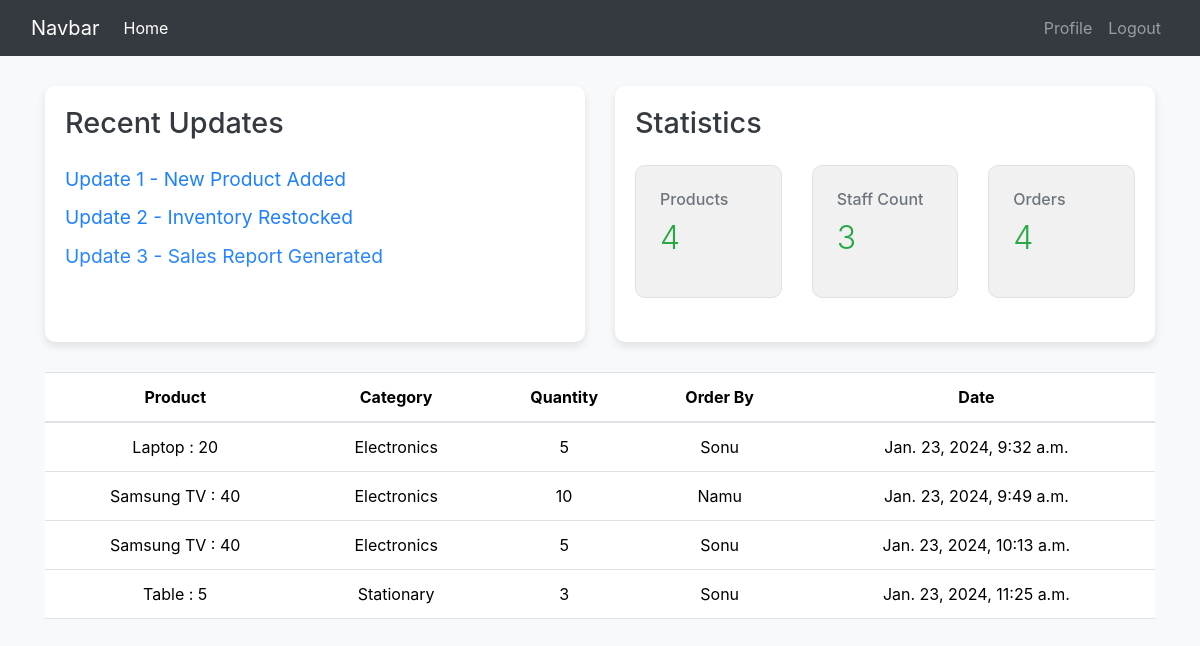
The app's page /order/ (signed in), older data.
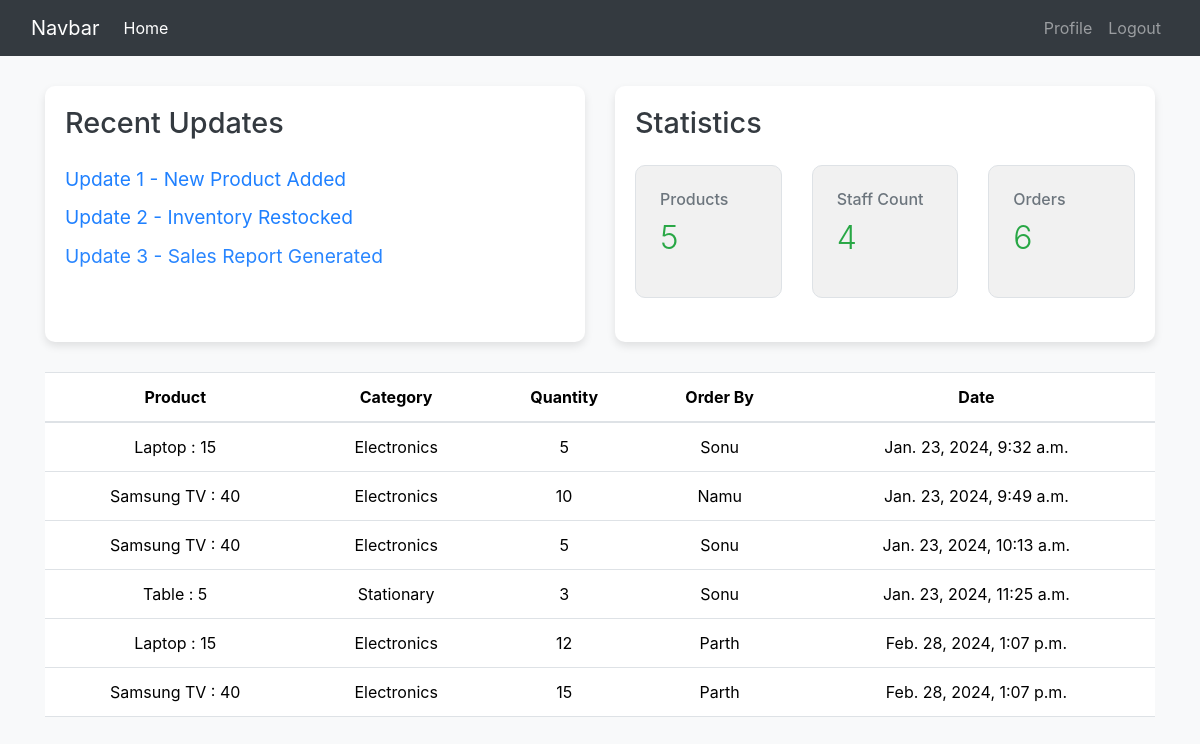
The same page, newer data.
### dashboard/models.py (models this page shows, shortened)
class Order(models.Model):
    product=models.ForeignKey(Product,on_delete=models.CASCADE,null=True)
    staff=models.ForeignKey(User,models.CASCADE,null=True)
    order_quantity=models.PositiveBigIntegerField(null=True)
    date=models.DateTimeField(auto_now_add=True)

class Product(models.Model):
    name=models.CharField(max_length=100,null=True)
    category=models.CharField(max_length=100,choices=CATEGORY,null=True)
    quantity=models.PositiveBigIntegerField(null=True)
    def __str__(self):
        return f'{self.name} : {self.quantity}'

### dashboard/views.py (the view)
# urls.py: path("order/",views.order,name='order'),
@login_required(login_url='user-login')
def order(request):
    orders=Order.objects.all()
    order_count=orders.count()
    worker_count=User.objects.all().count()
    product_count=Product.objects.all().count()
    context={
        'orders':orders,
        'worker_count':worker_count,
        'order_count':order_count,
        'product_count':product_count
    }
    return render(request,'order.html',context)

### templates/order.html (shortened to what this page needs)
{%extends 'base.html'%}
{%block content%}
{%include 'topnav.html'%}
<body>
<div class="container">
  <table class="table">
    <thead>
      <tr>
        <th>Product</th>
        <th>Category</th>
        <th>Quantity</th>
        <th>Order By</th>
        <th>Date</th>
      </tr>
    </thead>
    <tbody>
      {%for order in orders%}
      <tr>
        <td>{{order.product}}</td>
        <td>{{order.product.category}}</td>
        <td>{{order.order_quantity}}</td>
        <td>{{order.staff.username}}</td>
        <td>{{order.date}}</td>
      </tr>
      {%endfor%}
    </tbody>
  </table>
</div>
</body>
{%endblock%}

### templates/base.html (shortened to what this page needs)
<!doctype html>
<html lang="en">
  <head>
    <link href="https://cdn.jsdelivr.net/npm/bootstrap@5.3.2/dist/css/bootstrap.min.css" rel="stylesheet">
    <link rel="stylesheet" href="https://stackpath.bootstrapcdn.com/bootstrap/4.3.1/css/bootstrap.min.css">
  </head>
  <body>
    {%include 'nav.html'%}
    {%block content%}
    {%endblock%}
  </body>
</html>

### templates/nav.html (shortened to what this page needs)
<nav class="navbar navbar-expand-lg navbar-dark bg-dark">
  {%if user.is_authenticated%}
  <div class="container-fluid justify-content-between">
      <a class="navbar-brand" href="{% url 'index' %}">Navbar</a>
      <div class="collapse navbar-collapse" id="navbarNav">
          <ul class="navbar-nav">
              <li class="nav-item">
                  <a class="nav-link active" aria-current="page" href="{% url 'index' %}">Home</a>
              </li>
          </ul>
          <ul class="navbar-nav ms-auto">
            <li class="nav-item">
              <a class="nav-link" href="{%url 'profile'%}">Profile</a>
          </li>
            <li class="nav-item">
              <a class="nav-link" href="{%url 'user-logout'%}">Logout</a>
          </li>
          </ul>
          {%endif%}
      </div>
  </div>
</nav>

### templates/topnav.html (shortened to what this page needs)
<body>
<div class="container">
  <div class="row">
    <div class="col-md-6 d-flex">
      <div class="card w-100 h-100">
        <div class="card-body">
          <h5 class="card-title">Recent Updates</h5>
          <ul class="updates-list" id="updates-list">
            <li>Update 1 - New Product Added</li>
            <li>Update 2 - Inventory Restocked</li>
            <li>Update 3 - Sales Report Generated</li>
          </ul>
        </div>
      </div>
    </div>
    <div class="col-md-6 d-flex">
      <div class="card w-100 h-100">
        <div class="card-body">
          <h5 class="card-title">Statistics</h5>
          <div class="row">
            <div class="col-md-4">
              <a href="/product" style="text-decoration: none;">
                <div class="statistic-box">
                  <h6>Products</h6>
                  <p class="display-4">{{product_count}}</p>
                </div>
              </a>
            </div>
            <div class="col-md-4">
              <a href="/staff" style="text-decoration: none;">
                <div class="statistic-box">
                  <h6>Staff Count</h6>
                  <p class="display-4">{{worker_count}}</p>
                </div>
              </a>
            </div>
            <div class="col-md-4">
              <a href="/order" style="text-decoration: none;">
                <div class="statistic-box">
                  <h6>Orders</h6>
                  <p class="display-4">{{order_count}}</p>
                </div>
              </a>
            </div>
          </div>
        </div>
      </div>
    </div>
  </div>
</div>
</body>
</html>

### templates/topnav.html (style rules this page uses)
body { background-color: #f8f9fa; }
.container { margin-top: 30px; }
.card { background-color: #ffffff; border: none; border-radius: 10px; box-shadow: 0 4px 8px rgba(0,0,0,0.1); }
.card-title { font-size: 1.8rem; margin-bottom: 1.5rem; color: #343a40; }
.updates-list { list-style-type: none; padding: 0; }
.updates-list li { display: none; margin-bottom: 10px; font-size: 1.2rem; color: #1f80ff; }
.statistic-box { background-color: #f1f1f1; border: 1px solid #dee2e6; border-radius: 10px; padding: 1.5rem; margin-bottom: 1.5rem; }
.statistic-box h6 { color: #6c757d; }
.statistic-box p { font-size: 2rem; color: #28a745; margin-top: 10px; }

### templates/order.html (style rules this page uses)
body { background-color: #f8f9fa; }
.container { margin-top: 30px; }
table { width: 100%; }
th, td { padding: 15px; text-align: center; }
th { background-color: #000; color: #fff; }
tr:first-child { background-color: #000; color: #fff; }

Row changes from the older to the newer data that the page shows:
changed through a linked row, Order "Jan. 23, 2024, 9:32 a.m.": product "Laptop : 20" → "Laptop : 15"
added Order: product "Laptop : 15", product.category "Electronics", order_quantity "12", staff.username "Parth", date "Feb. 28, 2024, 1:07 p.m."
added Order: product "Samsung TV : 40", product.category "Electronics", order_quantity "15", staff.username "Parth", date "Feb. 28, 2024, 1:07 p.m."
Text that changed along with them:
{{ product_count }}: "4" → "5"
{{ worker_count }}: "3" → "4"
{{ order_count }}: "4" → "6"
